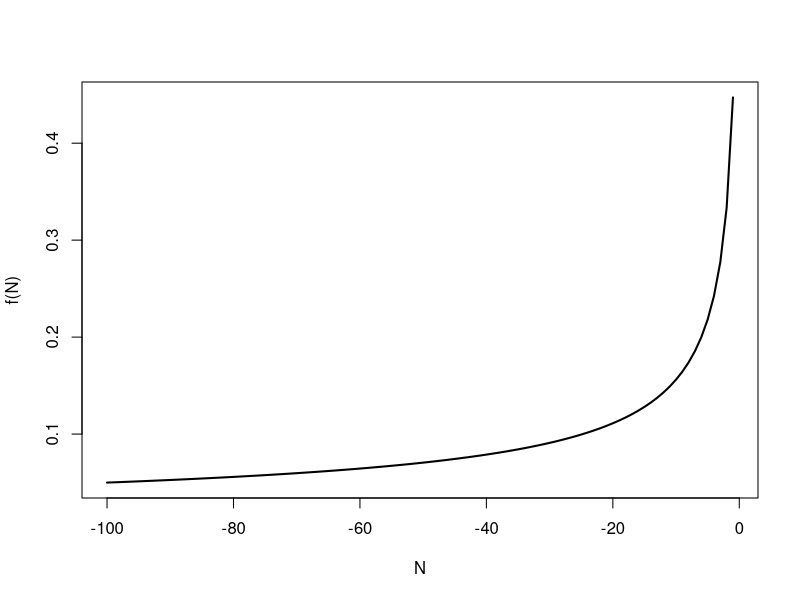

Here is the R script that generated this plot:
## ---- chunk 1
knitr::opts_chunk$set(echo = FALSE)
knitr::opts_chunk$set(tidy = TRUE)
knitr::opts_chunk$set(warning = FALSE)

loadPkg <- function(x) {
  if(!require(x, character.only = T)) install.packages(x, dependencies = T, repos = "http://cran.us.r-project.org")
  require(x, character.only = T)
}

libs <- c("knitr", "magrittr", "data.table", "kableExtra", "tidyverse", "matlib", "combinat")

lapply(libs, loadPkg)
## ---- chunk 2
f <- function(x) {
  return(1/sqrt(1 - (4*x)))
}

N = -1:-100

plot(N, f(N), type='l', lwd=2)
